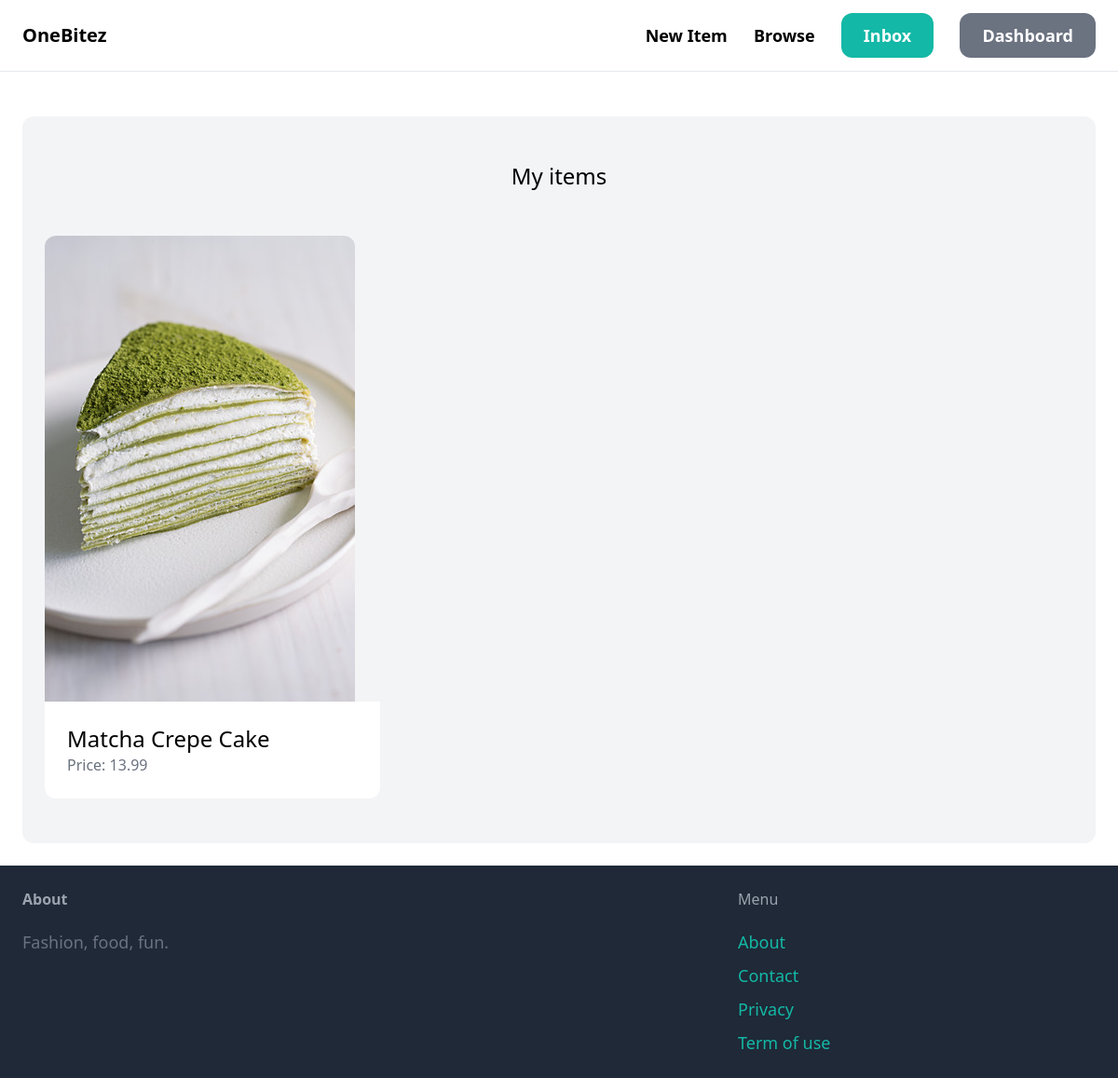
Screenshot of /dashboard (signed in) with the database file from the repository.
### item/models.py (models this page shows, shortened)
class Item(models.Model):
    category = models.ForeignKey(Category, related_name='items', on_delete=models.CASCADE )
    name = models.CharField(max_length=255)
    description = models.TextField(blank=True, null=True)
    price = models.FloatField()
    image = models.ImageField(upload_to="item_images", blank=True, null=True)
    is_sold = models.BooleanField(default=False)
    created_by = models.ForeignKey(User, related_name='items', on_delete=models.CASCADE)
    created_at = models.DateTimeField(auto_now_add=True)

### dashboard/views.py (the view)
# urls.py: path('', views.index, name='index'),
@login_required
def index(request):
    items = Item.objects.filter(created_by=request.user)
    return render(request, 'dashboard/index.html', {
        'items': items,
    })

### dashboard/templates/dashboard/index.html (shortened to what this page needs)
{% extends "core/base.html" %}
{% block content %}
    <div class="mt-6 px-6 py-12 bg-gray-100 rounded-xl">
        <h2 class="mb-12 text-2xl text-center">My items</h2>
        <div class="grid grid-cols-3 gap-3">
            {% for item in items %}
                <div>
                    <a href="{% url 'item:detail' item.id %}">
                        <div>
                            <img src="{{ item.image.url }}" class="rounded-t-xl">
                        </div>
                        <div class="p-6 bg-white rounded-b-xl">
                            <h2 class="text-2xl">{{ item.name }}</h2>
                            <p class="text-gray-500">Price: {{ item.price }}</p>
                        </div>
                    </a>
                </div>
            {% endfor %}
        </div>
    </div>
{% endblock %}

### rows the page displays
Item: image (picture), name "Matcha Crepe Cake", price "13.99"
